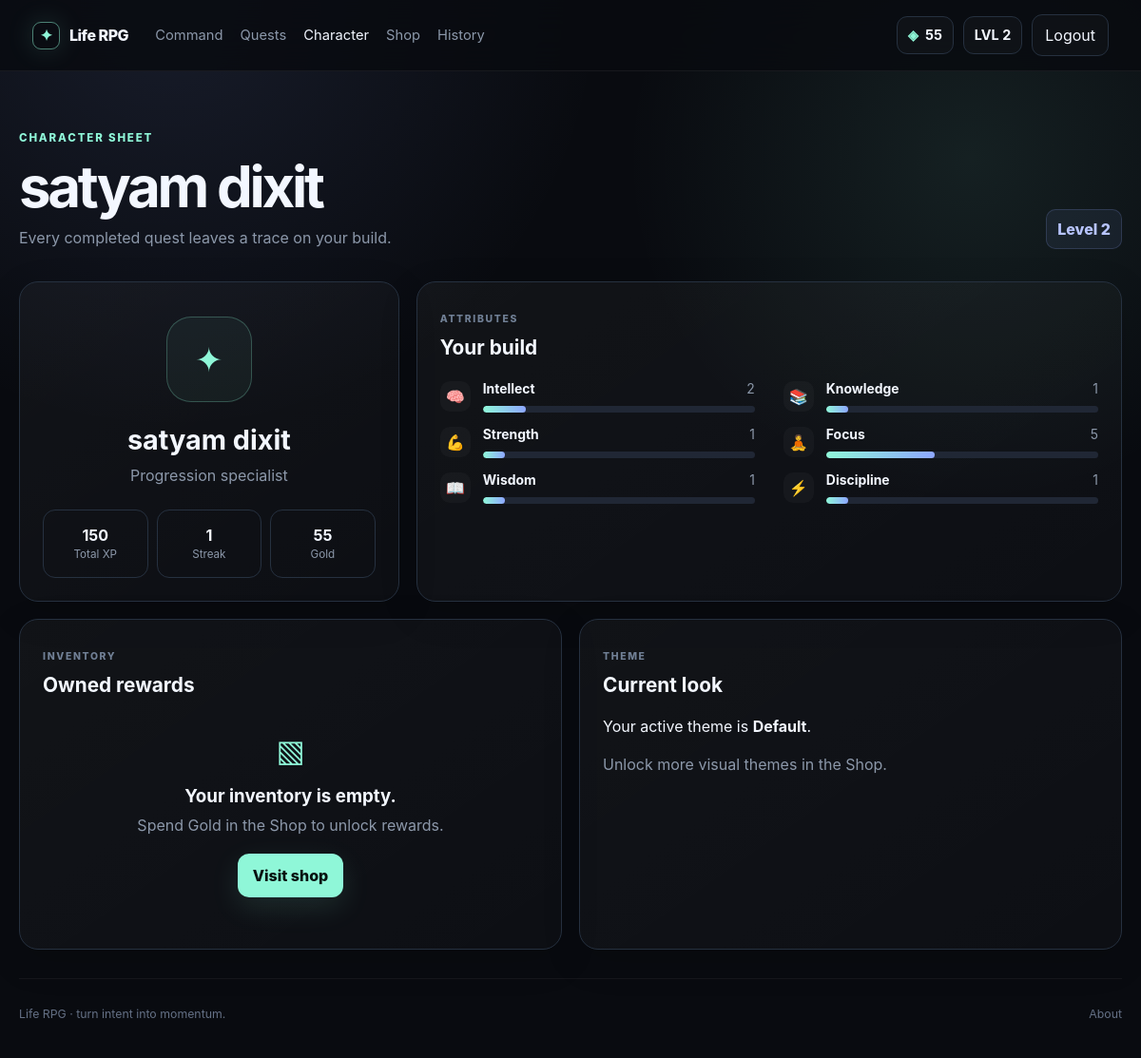
Page /character (signed in) on the committed database.
### app.py (models this page shows)
class Base(DeclarativeBase):
    pass

class User(Base):
    __tablename__ = "users"
    id: Mapped[int] = mapped_column(Integer, primary_key=True)
    name: Mapped[str] = mapped_column(String(80), nullable=False)
    email: Mapped[str] = mapped_column(String(255), unique=True, nullable=False, index=True)
    password_hash: Mapped[str] = mapped_column(String(255), nullable=False)
    xp: Mapped[int] = mapped_column(Integer, default=0, nullable=False)
    level: Mapped[int] = mapped_column(Integer, default=1, nullable=False)
    gold: Mapped[int] = mapped_column(Integer, default=0, nullable=False)
    streak: Mapped[int] = mapped_column(Integer, default=0, nullable=False)
    last_activity: Mapped[date | None] = mapped_column(nullable=True)
    created_at: Mapped[datetime] = mapped_column(DateTime(timezone=True), default=lambda: datetime.now(timezone.utc), nullable=False)
    theme: Mapped[str] = mapped_column(String(32), default="default", nullable=False)
    attributes: Mapped["Attributes"] = relationship(back_populates="user", cascade="all, delete-orphan", uselist=False)
    quests: Mapped[list["Quest"]] = relationship(back_populates="user", cascade="all, delete-orphan")
    activities: Mapped[list["ActivityLog"]] = relationship(back_populates="user", cascade="all, delete-orphan")
    inventory: Mapped[list["Inventory"]] = relationship(back_populates="user", cascade="all, delete-orphan")

### app.py (the view)
@app.route("/character")
@login_required
def character():
    inventory = db().scalars(select(ShopItem).join(Inventory, Inventory.item_id == ShopItem.id).where(Inventory.user_id == g.user.id).order_by(ShopItem.name)).all()
    return render_template("character.html", attrs=user_attrs(g.user), inventory=inventory)

### app.py (called while the page is built)
def db():
    if "db" not in g:
        g.db = Session(engine)
    return g.db

def get_csrf_token():
    token = session.get("csrf_token")
    if not token:
        token = secrets.token_urlsafe(32)
        session["csrf_token"] = token
    return token

@app.context_processor
def inject_helpers():
    return {
        "csrf_token": get_csrf_token(),
        "level_threshold": level_threshold,
        "level_progress": level_progress,
        "category_map": CATEGORY_MAP,
        "difficulty_rewards": DIFFICULTY_REWARDS,
    }

@app.before_request
def load_user():
    g.user = None
    user_id = session.get("user_id")
    if user_id:
        g.user = db().get(User, user_id)
    if request.method == "POST" and request.endpoint not in {"static", "health"}:
        require_csrf()

@app.after_request
def security_headers(response):
    response.headers["X-Content-Type-Options"] = "nosniff"
    response.headers["X-Frame-Options"] = "DENY"
    response.headers["Referrer-Policy"] = "strict-origin-when-cross-origin"
    if IS_PRODUCTION:
        response.headers["Strict-Transport-Security"] = "max-age=31536000; includeSubDomains"
    return response

def login_required(view):
    @wraps(view)
    def wrapped(*args, **kwargs):
        if not g.user:
            flash("Log in to continue your adventure.", "warning")
            return redirect(url_for("login"))
        return view(*args, **kwargs)
    return wrapped

def user_attrs(user: User):
    if not user.attributes:
        user.attributes = Attributes(user_id=user.id)
        db().commit()
    return user.attributes

### templates/character.html
{% extends "base.html" %}{% block title %}Character · Life RPG{% endblock %}
{% block content %}<section class="wrap page-head"><div><div class="eyebrow">CHARACTER SHEET</div><h1>{{ g.user.name }}</h1><p>Every completed quest leaves a trace on your build.</p></div><span class="level-badge">Level {{ g.user.level }}</span></section><section class="wrap character-grid"><div class="panel character-card"><div class="character-emblem">✦</div><h2>{{ g.user.name }}</h2><p>Progression specialist</p><div class="char-metrics"><div><strong>{{ g.user.xp }}</strong><span>Total XP</span></div><div><strong>{{ g.user.streak }}</strong><span>Streak</span></div><div><strong>{{ g.user.gold }}</strong><span>Gold</span></div></div></div><div class="panel"><div class="panel-head"><div><span class="label">ATTRIBUTES</span><h2>Your build</h2></div></div>{% set attr_list=[('Intellect','🧠',attrs.intellect),('Knowledge','📚',attrs.knowledge),('Strength','💪',attrs.strength),('Focus','🧘',attrs.focus),('Wisdom','📖',attrs.wisdom),('Discipline','⚡',attrs.discipline)] %}<div class="attribute-list big">{% for name,icon,value in attr_list %}<div class="attribute"><span class="attr-icon">{{ icon }}</span><div><div class="attr-line"><strong>{{ name }}</strong><span>{{ value }}</span></div><div class="mini-track"><span style="width:{{ [value*8,100]|min }}%"></span></div></div></div>{% endfor %}</div></div></section><section class="wrap two-col"><div class="panel"><div class="panel-head"><div><span class="label">INVENTORY</span><h2>Owned rewards</h2></div></div>{% if inventory %}<div class="inventory-grid">{% for item in inventory %}<div class="inventory-item"><span>{{ item.icon }}</span><strong>{{ item.name }}</strong><small>{{ item.item_type|capitalize }}</small></div>{% endfor %}</div>{% else %}<div class="empty-state compact"><span>▧</span><h3>Your inventory is empty.</h3><p>Spend Gold in the Shop to unlock rewards.</p><a class="primary-btn" href="{{ url_for('shop') }}">Visit shop</a></div>{% endif %}</div><div class="panel"><div class="panel-head"><div><span class="label">THEME</span><h2>Current look</h2></div></div><p>Your active theme is <strong>{{ g.user.theme|capitalize }}</strong>.</p>{% if g.user.theme != 'default' %}<form method="post" action="{{ url_for('reset_theme') }}"><input type="hidden" name="csrf_token" value="{{ csrf_token }}"><button class="ghost-btn" type="submit">Restore default</button></form>{% else %}<p class="muted">Unlock more visual themes in the Shop.</p>{% endif %}</div></section>{% endblock %}

### templates/base.html (shortened to what this page needs)
<!doctype html>
<html lang="en" data-theme="{{ g.user.theme if g.user else 'default' }}">
<head>
  <link rel="stylesheet" href="{{ url_for('static', filename='style.css') }}">
</head>
<body>
<div class="app-shell">
  <header class="topbar">
    <a class="brand" href="{{ url_for('index') }}" aria-label="Life RPG home"><span class="brand-orb">✦</span><span>Life RPG</span></a>
    <nav aria-label="Primary navigation">
      {% if g.user %}
        <a href="{{ url_for('dashboard') }}">Command</a>
        <a href="{{ url_for('quests') }}">Quests</a>
        <a href="{{ url_for('character') }}">Character</a>
        <a href="{{ url_for('shop') }}">Shop</a>
        <a href="{{ url_for('history') }}">History</a>
      {% else %}
        <a href="{{ url_for('about') }}">How it works</a>
      {% endif %}
    </nav>
    <div class="top-actions">
      {% if g.user %}
        <div class="wallet" title="Gold"><span>◈</span>{{ g.user.gold }}</div>
        <div class="level-pill">LVL {{ g.user.level }}</div>
        <form method="post" action="{{ url_for('logout') }}"><input type="hidden" name="csrf_token" value="{{ csrf_token }}"><button class="ghost-btn" type="submit">Logout</button></form>
      {% else %}
        <a class="ghost-btn" href="{{ url_for('login') }}">Log in</a>
        <a class="primary-btn" href="{{ url_for('signup') }}">Start quest</a>
      {% endif %}
    </div>
  </header>
  <main id="main">
    {% block content %}{% endblock %}
  </main>
  <footer class="footer"><span>Life RPG · turn intent into momentum.</span><a href="{{ url_for('about') }}">About</a></footer>
</div>
</body>
</html>

### rows in the picture
User: user.gold "55", user.level "2", user.name "satyam dixit", user.xp "150", user.streak "1", user.theme "Default"

### other values in the picture
{{ icon }} "🧠" "📚" "💪" "🧘" "📖" "⚡"
{{ name }} "Intellect" "Knowledge" "Strength" "Focus" "Wisdom" "Discipline"
{{ value }} "2" "1" "1" "5" "1" "1"
